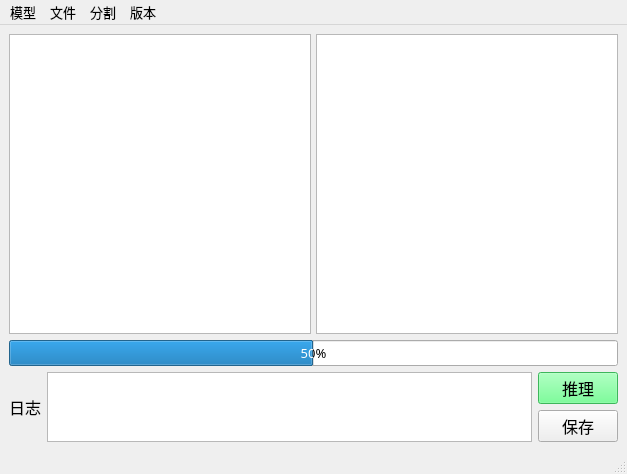
<?xml version="1.0" encoding="UTF-8"?>
<ui version="4.0">
 <class>main</class>
 <widget class="QMainWindow" name="main">
  <property name="geometry">
   <rect>
    <x>0</x>
    <y>0</y>
    <width>627</width>
    <height>474</height>
   </rect>
  </property>
  <property name="font">
   <font>
    <family>苹方-简</family>
    <pointsize>10</pointsize>
    <weight>50</weight>
    <bold>false</bold>
   </font>
  </property>
  <property name="windowTitle">
   <string>深度学习模型推理</string>
  </property>
  <widget class="QWidget" name="centralwidget">
   <layout class="QVBoxLayout" name="verticalLayout_2">
    <item>
     <layout class="QVBoxLayout" name="verticalLayout">
      <item>
       <layout class="QHBoxLayout" name="ImageLayout">
        <property name="spacing">
         <number>5</number>
        </property>
        <item>
         <widget class="QGraphicsView" name="image_view">
          <property name="minimumSize">
           <size>
            <width>300</width>
            <height>300</height>
           </size>
          </property>
         </widget>
        </item>
        <item>
         <widget class="QGraphicsView" name="infer_view">
          <property name="minimumSize">
           <size>
            <width>300</width>
            <height>300</height>
           </size>
          </property>
         </widget>
        </item>
       </layout>
      </item>
      <item>
       <widget class="QProgressBar" name="progressBar">
        <property name="value">
         <number>50</number>
        </property>
       </widget>
      </item>
      <item>
       <layout class="QHBoxLayout" name="blowLayout">
        <item alignment="Qt::AlignHCenter">
         <widget class="QLabel" name="log_label">
          <property name="minimumSize">
           <size>
            <width>25</width>
            <height>0</height>
           </size>
          </property>
          <property name="font">
           <font>
            <pointsize>12</pointsize>
           </font>
          </property>
          <property name="text">
           <string>日志</string>
          </property>
         </widget>
        </item>
        <item>
         <widget class="QTextBrowser" name="log_data"/>
        </item>
        <item>
         <layout class="QVBoxLayout" name="verticalLayout_3">
          <item>
           <widget class="QPushButton" name="btn_predict">
            <property name="palette">
             <palette>
              <active>
               <colorrole role="WindowText">
                <brush brushstyle="SolidPattern">
                 <color alpha="255">
                  <red>0</red>
                  <green>0</green>
                  <blue>0</blue>
                 </color>
                </brush>
               </colorrole>
               <colorrole role="Button">
                <brush brushstyle="SolidPattern">
                 <color alpha="255">
                  <red>85</red>
                  <green>255</green>
                  <blue>127</blue>
                 </color>
                </brush>
               </colorrole>
               <colorrole role="Light">
                <brush brushstyle="SolidPattern">
                 <color alpha="255">
                  <red>213</red>
                  <green>255</green>
                  <blue>223</blue>
                 </color>
                </brush>
               </colorrole>
               <colorrole role="Midlight">
                <brush brushstyle="SolidPattern">
                 <color alpha="255">
                  <red>149</red>
                  <green>255</green>
                  <blue>175</blue>
                 </color>
                </brush>
               </colorrole>
               <colorrole role="Dark">
                <brush brushstyle="SolidPattern">
                 <color alpha="255">
                  <red>42</red>
                  <green>127</green>
                  <blue>63</blue>
                 </color>
                </brush>
               </colorrole>
               <colorrole role="Mid">
                <brush brushstyle="SolidPattern">
                 <color alpha="255">
                  <red>56</red>
                  <green>170</green>
                  <blue>84</blue>
                 </color>
                </brush>
               </colorrole>
               <colorrole role="Text">
                <brush brushstyle="SolidPattern">
                 <color alpha="255">
                  <red>0</red>
                  <green>0</green>
                  <blue>0</blue>
                 </color>
                </brush>
               </colorrole>
               <colorrole role="BrightText">
                <brush brushstyle="SolidPattern">
                 <color alpha="255">
                  <red>255</red>
                  <green>255</green>
                  <blue>255</blue>
                 </color>
                </brush>
               </colorrole>
               <colorrole role="ButtonText">
                <brush brushstyle="SolidPattern">
                 <color alpha="255">
                  <red>0</red>
                  <green>0</green>
                  <blue>0</blue>
                 </color>
                </brush>
               </colorrole>
               <colorrole role="Base">
                <brush brushstyle="SolidPattern">
                 <color alpha="255">
                  <red>255</red>
                  <green>255</green>
                  <blue>255</blue>
                 </color>
                </brush>
               </colorrole>
               <colorrole role="Window">
                <brush brushstyle="SolidPattern">
                 <color alpha="255">
                  <red>85</red>
                  <green>255</green>
                  <blue>127</blue>
                 </color>
                </brush>
               </colorrole>
               <colorrole role="Shadow">
                <brush brushstyle="SolidPattern">
                 <color alpha="255">
                  <red>0</red>
                  <green>0</green>
                  <blue>0</blue>
                 </color>
                </brush>
               </colorrole>
               <colorrole role="AlternateBase">
                <brush brushstyle="SolidPattern">
                 <color alpha="255">
                  <red>170</red>
                  <green>255</green>
                  <blue>191</blue>
                 </color>
                </brush>
               </colorrole>
               <colorrole role="ToolTipBase">
                <brush brushstyle="SolidPattern">
                 <color alpha="255">
                  <red>255</red>
                  <green>255</green>
                  <blue>220</blue>
                 </color>
                </brush>
               </colorrole>
               <colorrole role="ToolTipText">
                <brush brushstyle="SolidPattern">
                 <color alpha="255">
                  <red>0</red>
                  <green>0</green>
                  <blue>0</blue>
                 </color>
                </brush>
               </colorrole>
               <colorrole role="PlaceholderText">
                <brush brushstyle="SolidPattern">
                 <color alpha="128">
                  <red>0</red>
                  <green>0</green>
                  <blue>0</blue>
                 </color>
                </brush>
               </colorrole>
              </active>
              <inactive>
               <colorrole role="WindowText">
                <brush brushstyle="SolidPattern">
                 <color alpha="255">
                  <red>0</red>
                  <green>0</green>
                  <blue>0</blue>
                 </color>
                </brush>
               </colorrole>
               <colorrole role="Button">
                <brush brushstyle="SolidPattern">
                 <color alpha="255">
                  <red>85</red>
                  <green>255</green>
                  <blue>127</blue>
                 </color>
                </brush>
               </colorrole>
               <colorrole role="Light">
                <brush brushstyle="SolidPattern">
                 <color alpha="255">
                  <red>213</red>
                  <green>255</green>
                  <blue>223</blue>
                 </color>
                </brush>
               </colorrole>
               <colorrole role="Midlight">
                <brush brushstyle="SolidPattern">
                 <color alpha="255">
                  <red>149</red>
                  <green>255</green>
                  <blue>175</blue>
                 </color>
                </brush>
               </colorrole>
               <colorrole role="Dark">
                <brush brushstyle="SolidPattern">
                 <color alpha="255">
                  <red>42</red>
                  <green>127</green>
                  <blue>63</blue>
                 </color>
                </brush>
               </colorrole>
               <colorrole role="Mid">
                <brush brushstyle="SolidPattern">
                 <color alpha="255">
                  <red>56</red>
                  <green>170</green>
                  <blue>84</blue>
                 </color>
                </brush>
               </colorrole>
               <colorrole role="Text">
                <brush brushstyle="SolidPattern">
                 <color alpha="255">
                  <red>0</red>
                  <green>0</green>
                  <blue>0</blue>
                 </color>
                </brush>
               </colorrole>
               <colorrole role="BrightText">
                <brush brushstyle="SolidPattern">
                 <color alpha="255">
                  <red>255</red>
                  <green>255</green>
                  <blue>255</blue>
                 </color>
                </brush>
               </colorrole>
               <colorrole role="ButtonText">
                <brush brushstyle="SolidPattern">
                 <color alpha="255">
                  <red>0</red>
                  <green>0</green>
                  <blue>0</blue>
                 </color>
                </brush>
               </colorrole>
               <colorrole role="Base">
                <brush brushstyle="SolidPattern">
                 <color alpha="255">
                  <red>255</red>
                  <green>255</green>
                  <blue>255</blue>
                 </color>
                </brush>
               </colorrole>
               <colorrole role="Window">
                <brush brushstyle="SolidPattern">
                 <color alpha="255">
                  <red>85</red>
                  <green>255</green>
                  <blue>127</blue>
                 </color>
                </brush>
               </colorrole>
               <colorrole role="Shadow">
                <brush brushstyle="SolidPattern">
                 <color alpha="255">
                  <red>0</red>
                  <green>0</green>
                  <blue>0</blue>
                 </color>
                </brush>
               </colorrole>
               <colorrole role="AlternateBase">
                <brush brushstyle="SolidPattern">
                 <color alpha="255">
                  <red>170</red>
                  <green>255</green>
                  <blue>191</blue>
                 </color>
                </brush>
               </colorrole>
               <colorrole role="ToolTipBase">
                <brush brushstyle="SolidPattern">
                 <color alpha="255">
                  <red>255</red>
                  <green>255</green>
                  <blue>220</blue>
                 </color>
                </brush>
               </colorrole>
               <colorrole role="ToolTipText">
                <brush brushstyle="SolidPattern">
                 <color alpha="255">
                  <red>0</red>
                  <green>0</green>
                  <blue>0</blue>
                 </color>
                </brush>
               </colorrole>
               <colorrole role="PlaceholderText">
                <brush brushstyle="SolidPattern">
                 <color alpha="128">
                  <red>0</red>
                  <green>0</green>
                  <blue>0</blue>
                 </color>
                </brush>
               </colorrole>
              </inactive>
              <disabled>
               <colorrole role="WindowText">
                <brush brushstyle="SolidPattern">
                 <color alpha="255">
                  <red>42</red>
                  <green>127</green>
                  <blue>63</blue>
                 </color>
                </brush>
               </colorrole>
               <colorrole role="Button">
                <brush brushstyle="SolidPattern">
                 <color alpha="255">
                  <red>85</red>
                  <green>255</green>
                  <blue>127</blue>
                 </color>
                </brush>
               </colorrole>
               <colorrole role="Light">
                <brush brushstyle="SolidPattern">
                 <color alpha="255">
                  <red>213</red>
                  <green>255</green>
                  <blue>223</blue>
                 </color>
                </brush>
               </colorrole>
               <colorrole role="Midlight">
                <brush brushstyle="SolidPattern">
                 <color alpha="255">
                  <red>149</red>
                  <green>255</green>
                  <blue>175</blue>
                 </color>
                </brush>
               </colorrole>
               <colorrole role="Dark">
                <brush brushstyle="SolidPattern">
                 <color alpha="255">
                  <red>42</red>
                  <green>127</green>
                  <blue>63</blue>
                 </color>
                </brush>
               </colorrole>
               <colorrole role="Mid">
                <brush brushstyle="SolidPattern">
                 <color alpha="255">
                  <red>56</red>
                  <green>170</green>
                  <blue>84</blue>
                 </color>
                </brush>
               </colorrole>
               <colorrole role="Text">
                <brush brushstyle="SolidPattern">
                 <color alpha="255">
                  <red>42</red>
                  <green>127</green>
                  <blue>63</blue>
                 </color>
                </brush>
               </colorrole>
               <colorrole role="BrightText">
                <brush brushstyle="SolidPattern">
                 <color alpha="255">
                  <red>255</red>
                  <green>255</green>
                  <blue>255</blue>
                 </color>
                </brush>
               </colorrole>
               <colorrole role="ButtonText">
                <brush brushstyle="SolidPattern">
                 <color alpha="255">
                  <red>42</red>
                  <green>127</green>
                  <blue>63</blue>
                 </color>
                </brush>
               </colorrole>
               <colorrole role="Base">
                <brush brushstyle="SolidPattern">
                 <color alpha="255">
                  <red>85</red>
                  <green>255</green>
                  <blue>127</blue>
                 </color>
                </brush>
               </colorrole>
               <colorrole role="Window">
                <brush brushstyle="SolidPattern">
                 <color alpha="255">
                  <red>85</red>
                  <green>255</green>
                  <blue>127</blue>
                 </color>
                </brush>
               </colorrole>
               <colorrole role="Shadow">
                <brush brushstyle="SolidPattern">
                 <color alpha="255">
                  <red>0</red>
                  <green>0</green>
                  <blue>0</blue>
                 </color>
                </brush>
               </colorrole>
               <colorrole role="AlternateBase">
                <brush brushstyle="SolidPattern">
                 <color alpha="255">
                  <red>85</red>
                  <green>255</green>
                  <blue>127</blue>
                 </color>
                </brush>
               </colorrole>
               <colorrole role="ToolTipBase">
                <brush brushstyle="SolidPattern">
                 <color alpha="255">
                  <red>255</red>
                  <green>255</green>
                  <blue>220</blue>
                 </color>
                </brush>
               </colorrole>
               <colorrole role="ToolTipText">
                <brush brushstyle="SolidPattern">
                 <color alpha="255">
                  <red>0</red>
                  <green>0</green>
                  <blue>0</blue>
                 </color>
                </brush>
               </colorrole>
               <colorrole role="PlaceholderText">
                <brush brushstyle="SolidPattern">
                 <color alpha="128">
                  <red>0</red>
                  <green>0</green>
                  <blue>0</blue>
                 </color>
                </brush>
               </colorrole>
              </disabled>
             </palette>
            </property>
            <property name="font">
             <font>
              <pointsize>12</pointsize>
             </font>
            </property>
            <property name="cursor">
             <cursorShape>PointingHandCursor</cursorShape>
            </property>
            <property name="text">
             <string>推理</string>
            </property>
           </widget>
          </item>
          <item>
           <widget class="QPushButton" name="btn_save">
            <property name="font">
             <font>
              <pointsize>12</pointsize>
             </font>
            </property>
            <property name="text">
             <string>保存</string>
            </property>
           </widget>
          </item>
         </layout>
        </item>
       </layout>
      </item>
     </layout>
    </item>
   </layout>
  </widget>
  <widget class="QMenuBar" name="menubar">
   <property name="geometry">
    <rect>
     <x>0</x>
     <y>0</y>
     <width>627</width>
     <height>22</height>
    </rect>
   </property>
   <widget class="QMenu" name="menufile">
    <property name="title">
     <string>文件</string>
    </property>
    <addaction name="action_load_data"/>
    <addaction name="action_load_model"/>
    <addaction name="separator"/>
    <addaction name="action_cancel_all"/>
   </widget>
   <widget class="QMenu" name="menuSegmentation">
    <property name="title">
     <string>分割</string>
    </property>
    <addaction name="action_save_result"/>
   </widget>
   <widget class="QMenu" name="menuhelp">
    <property name="font">
     <font>
      <family>苹方-简</family>
      <pointsize>10</pointsize>
     </font>
    </property>
    <property name="title">
     <string>版本</string>
    </property>
    <addaction name="action_about"/>
   </widget>
   <widget class="QMenu" name="menuselect">
    <property name="title">
     <string>模型</string>
    </property>
    <addaction name="action_select"/>
   </widget>
   <addaction name="menuselect"/>
   <addaction name="menufile"/>
   <addaction name="menuSegmentation"/>
   <addaction name="menuhelp"/>
  </widget>
  <widget class="QStatusBar" name="statusbar"/>
  <action name="action_load_data">
   <property name="text">
    <string>打开推理数据</string>
   </property>
   <property name="toolTip">
    <string>&lt;html&gt;&lt;head/&gt;&lt;body&gt;&lt;p&gt;读取推理数据,选择dicom文件夹或者nii.gz文件&lt;/p&gt;&lt;/body&gt;&lt;/html&gt;</string>
   </property>
   <property name="font">
    <font>
     <family>苹方-简</family>
    </font>
   </property>
   <property name="shortcut">
    <string>Ctrl+O</string>
   </property>
  </action>
  <action name="action_load_model">
   <property name="text">
    <string>打开模型</string>
   </property>
   <property name="toolTip">
    <string>&lt;html&gt;&lt;head/&gt;&lt;body&gt;&lt;p&gt;读取模型model文件或者pkl文件夹&lt;/p&gt;&lt;/body&gt;&lt;/html&gt;</string>
   </property>
   <property name="font">
    <font>
     <family>苹方-简</family>
    </font>
   </property>
   <property name="shortcut">
    <string>Ctrl+I</string>
   </property>
  </action>
  <action name="action_save_result">
   <property name="text">
    <string>保存分割结果</string>
   </property>
   <property name="iconText">
    <string>保存分割结果</string>
   </property>
   <property name="font">
    <font>
     <family>苹方-简</family>
    </font>
   </property>
   <property name="shortcut">
    <string>Ctrl+S</string>
   </property>
  </action>
  <action name="action_cancel_all">
   <property name="text">
    <string>取消所有选择</string>
   </property>
  </action>
  <action name="action_select">
   <property name="text">
    <string>选择模型类型</string>
   </property>
  </action>
  <action name="action_about">
   <property name="text">
    <string>关于</string>
   </property>
  </action>
 </widget>
 <tabstops>
  <tabstop>log_data</tabstop>
  <tabstop>btn_predict</tabstop>
  <tabstop>btn_save</tabstop>
 </tabstops>
 <resources>
  <include location="../resouces/resource.qrc"/>
 </resources>
 <connections/>
</ui>
